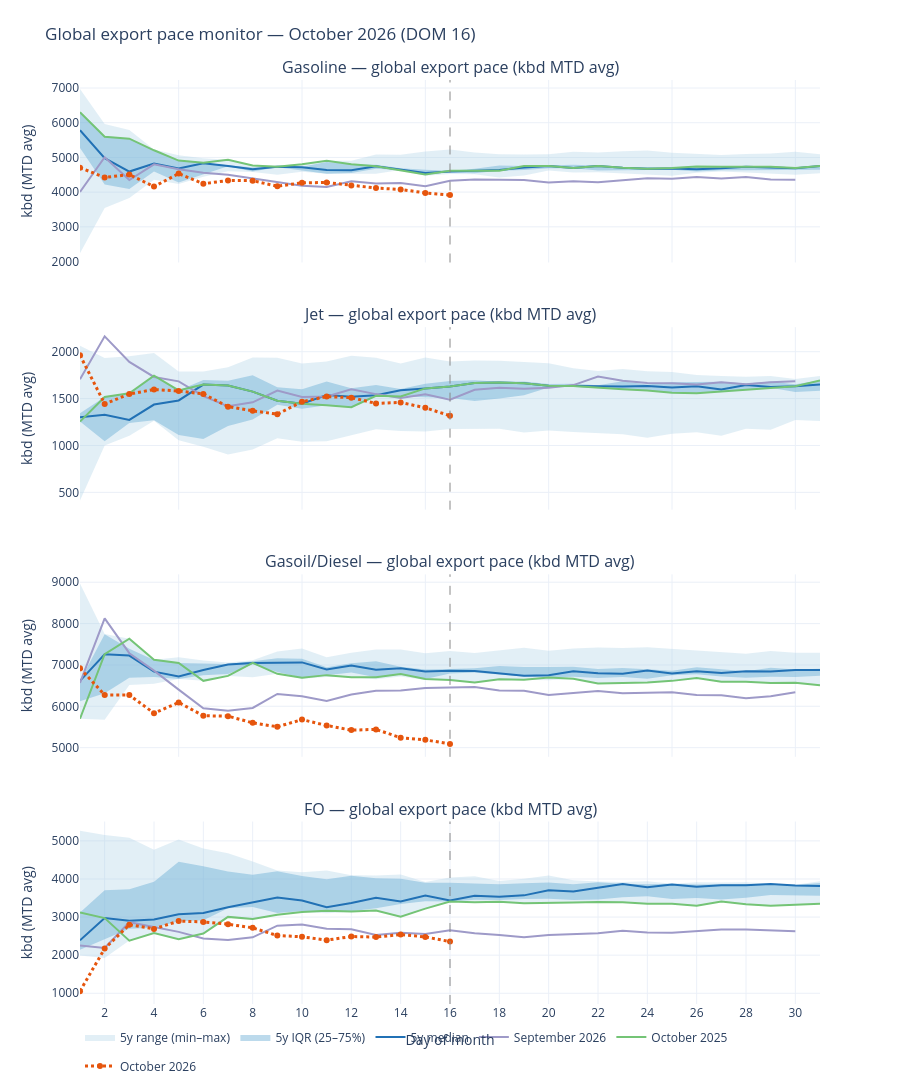

Source (notebook cell):
### Code cell
# MTD average export rate (kbd) — run-rate view
PACE_AVG_PACE_FIG = make_global_pace_panel(PACE_RESULTS, PACE_PRODUCTS, mode="avg")

### Figure 1 — Plotly figure (JSON) as saved in the notebook; plotly's stock layout.template omitted (floating-point values rounded to 4 significant figures)
{"data": [{"hoverinfo": "skip", "line": {"width": 0}, "showlegend": false, "type": "scatter", "x": [1, 2, 3, 4, 5, 6, 7, 8, 9, 10, 11, 12, 13, 14, 15, 16, 17, 18, 19, 20, 21, 22, 23, 24, 25, 26, 27, 28, 29, 30, 31], "xaxis": "x", "y": [6968.0, 5964.0, 5792.0, 5225.0, 5063.0, 4978.0, 4930.0, 4767.0, 4764.0, 4803.0, 4905.0, 4902.0, 5082.0, 5076.0, 5169.0, 5231.0, 5145.0, 5092.0, 5083.0, 5093.0, 5163.0, 5142.0, 5176.0, 5196.0, 5136.0, 5106.0, 5068.0, 5100.0, 5116.0, 5161.0, 5093.0], "yaxis": "y"}, {"fill": "tonexty", "fillcolor": "rgba(158,202,225,0.30)", "hoverinfo": "skip", "legendgroup": "band", "line": {"width": 0}, "name": "5y range (min–max)", "showlegend": true, "type": "scatter", "x": [1, 2, 3, 4, 5, 6, 7, 8, 9, 10, 11, 12, 13, 14, 15, 16, 17, 18, 19, 20, 21, 22, 23, 24, 25, 26, 27, 28, 29, 30, 31], "xaxis": "x", "y": [2235.0, 3544.0, 3830.0, 4358.0, 4237.0, 4439.0, 4600.0, 4583.0, 4502.0, 4590.0, 4526.0, 4537.0, 4530.0, 4636.0, 4475.0, 4523.0, 4512.0, 4418.0, 4478.0, 4623.0, 4569.0, 4572.0, 4542.0, 4492.0, 4470.0, 4561.0, 4595.0, 4564.0, 4525.0, 4503.0, 4546.0], "yaxis": "y"}, {"hoverinfo": "skip", "line": {"width": 0}, "showlegend": false, "type": "scatter", "x": [1, 2, 3, 4, 5, 6, 7, 8, 9, 10, 11, 12, 13, 14, 15, 16, 17, 18, 19, 20, 21, 22, 23, 24, 25, 26, 27, 28, 29, 30, 31], "xaxis": "x", "y": [6300.0, 5596.0, 5541.0, 5206.0, 4908.0, 4844.0, 4784.0, 4712.0, 4763.0, 4732.0, 4868.0, 4805.0, 4789.0, 4689.0, 4646.0, 4613.0, 4672.0, 4771.0, 4754.0, 4770.0, 4788.0, 4765.0, 4713.0, 4720.0, 4697.0, 4739.0, 4732.0, 4742.0, 4734.0, 4696.0, 4753.0], "yaxis": "y"}, {"fill": "tonexty", "fillcolor": "rgba(107,174,214,0.45)", "hoverinfo": "skip", "legendgroup": "iqr", "line": {"width": 0}, "name": "5y IQR (25–75%)", "showlegend": true, "type": "scatter", "x": [1, 2, 3, 4, 5, 6, 7, 8, 9, 10, 11, 12, 13, 14, 15, 16, 17, 18, 19, 20, 21, 22, 23, 24, 25, 26, 27, 28, 29, 30, 31], "xaxis": "x", "y": [5269.0, 4221.0, 4092.0, 4597.0, 4275.0, 4519.0, 4742.0, 4596.0, 4718.0, 4621.0, 4527.0, 4548.0, 4676.0, 4637.0, 4507.0, 4564.0, 4544.0, 4619.0, 4636.0, 4687.0, 4690.0, 4621.0, 4633.0, 4641.0, 4648.0, 4598.0, 4632.0, 4628.0, 4634.0, 4646.0, 4642.0], "yaxis": "y"}, {"legendgroup": "med", "line": {"color": "#2171b5", "width": 2}, "name": "5y median", "showlegend": true, "type": "scatter", "x": [1, 2, 3, 4, 5, 6, 7, 8, 9, 10, 11, 12, 13, 14, 15, 16, 17, 18, 19, 20, 21, 22, 23, 24, 25, 26, 27, 28, 29, 30, 31], "xaxis": "x", "y": [5784.0, 4977.0, 4592.0, 4823.0, 4684.0, 4833.0, 4750.0, 4661.0, 4732.0, 4715.0, 4635.0, 4632.0, 4747.0, 4643.0, 4549.0, 4595.0, 4616.0, 4634.0, 4713.0, 4751.0, 4695.0, 4756.0, 4705.0, 4673.0, 4682.0, 4660.0, 4685.0, 4731.0, 4707.0, 4689.0, 4752.0], "yaxis": "y"}, {"legendgroup": "prior", "line": {"color": "#9e9ac8", "width": 2}, "name": "September 2026", "showlegend": true, "type": "scatter", "x": [1, 2, 3, 4, 5, 6, 7, 8, 9, 10, 11, 12, 13, 14, 15, 16, 17, 18, 19, 20, 21, 22, 23, 24, 25, 26, 27, 28, 29, 30], "xaxis": "x", "y": [4004.0, 5005.0, 4348.0, 4802.0, 4656.0, 4557.0, 4502.0, 4391.0, 4299.0, 4185.0, 4146.0, 4310.0, 4247.0, 4259.0, 4168.0, 4325.0, 4363.0, 4348.0, 4352.0, 4277.0, 4312.0, 4283.0, 4348.0, 4403.0, 4387.0, 4437.0, 4392.0, 4438.0, 4365.0, 4360.0], "yaxis": "y"}, {"legendgroup": "ly", "line": {"color": "#74c476", "width": 2}, "name": "October 2025", "showlegend": true, "type": "scatter", "x": [1, 2, 3, 4, 5, 6, 7, 8, 9, 10, 11, 12, 13, 14, 15, 16, 17, 18, 19, 20, 21, 22, 23, 24, 25, 26, 27, 28, 29, 30, 31], "xaxis": "x", "y": [6300.0, 5596.0, 5541.0, 5206.0, 4908.0, 4844.0, 4930.0, 4767.0, 4732.0, 4803.0, 4905.0, 4805.0, 4747.0, 4636.0, 4507.0, 4613.0, 4616.0, 4619.0, 4754.0, 4751.0, 4695.0, 4756.0, 4705.0, 4673.0, 4697.0, 4739.0, 4732.0, 4731.0, 4734.0, 4696.0, 4752.0], "yaxis": "y"}, {"legendgroup": "cur", "line": {"color": "#e6550d", "dash": "dot", "width": 3}, "name": "October 2026", "showlegend": true, "type": "scatter", "x": [1, 2, 3, 4, 5, 6, 7, 8, 9, 10, 11, 12, 13, 14, 15, 16], "xaxis": "x", "y": [4703.0, 4423.0, 4505.0, 4159.0, 4533.0, 4242.0, 4334.0, 4331.0, 4169.0, 4268.0, 4279.0, 4191.0, 4118.0, 4077.0, 3978.0, 3918.0], "yaxis": "y"}, {"hoverinfo": "skip", "line": {"width": 0}, "showlegend": false, "type": "scatter", "x": [1, 2, 3, 4, 5, 6, 7, 8, 9, 10, 11, 12, 13, 14, 15, 16, 17, 18, 19, 20, 21, 22, 23, 24, 25, 26, 27, 28, 29, 30, 31], "xaxis": "x2", "y": [2065.0, 1934.0, 1952.0, 1985.0, 1790.0, 1790.0, 1833.0, 1937.0, 1935.0, 1873.0, 1896.0, 1958.0, 1936.0, 1875.0, 1938.0, 1895.0, 1906.0, 1904.0, 1889.0, 1878.0, 1824.0, 1795.0, 1816.0, 1791.0, 1784.0, 1752.0, 1741.0, 1733.0, 1740.0, 1709.0, 1740.0], "yaxis": "y2"}, {"fill": "tonexty", "fillcolor": "rgba(158,202,225,0.30)", "hoverinfo": "skip", "legendgroup": "band", "line": {"width": 0}, "name": "5y range (min–max)", "showlegend": false, "type": "scatter", "x": [1, 2, 3, 4, 5, 6, 7, 8, 9, 10, 11, 12, 13, 14, 15, 16, 17, 18, 19, 20, 21, 22, 23, 24, 25, 26, 27, 28, 29, 30, 31], "xaxis": "x2", "y": [413.3, 998.9, 1104.0, 1264.0, 1056.0, 985.8, 904.5, 958.7, 1078.0, 1039.0, 1046.0, 1106.0, 1173.0, 1156.0, 1149.0, 1177.0, 1178.0, 1179.0, 1140.0, 1161.0, 1143.0, 1128.0, 1119.0, 1082.0, 1126.0, 1141.0, 1103.0, 1178.0, 1168.0, 1273.0, 1261.0], "yaxis": "y2"}, {"hoverinfo": "skip", "line": {"width": 0}, "showlegend": false, "type": "scatter", "x": [1, 2, 3, 4, 5, 6, 7, 8, 9, 10, 11, 12, 13, 14, 15, 16, 17, 18, 19, 20, 21, 22, 23, 24, 25, 26, 27, 28, 29, 30, 31], "xaxis": "x2", "y": [1345.0, 1517.0, 1556.0, 1745.0, 1587.0, 1697.0, 1691.0, 1750.0, 1622.0, 1599.0, 1684.0, 1610.0, 1645.0, 1602.0, 1659.0, 1689.0, 1697.0, 1681.0, 1681.0, 1655.0, 1657.0, 1642.0, 1685.0, 1650.0, 1673.0, 1679.0, 1678.0, 1661.0, 1682.0, 1653.0, 1692.0], "yaxis": "y2"}, {"fill": "tonexty", "fillcolor": "rgba(107,174,214,0.45)", "hoverinfo": "skip", "legendgroup": "iqr", "line": {"width": 0}, "name": "5y IQR (25–75%)", "showlegend": false, "type": "scatter", "x": [1, 2, 3, 4, 5, 6, 7, 8, 9, 10, 11, 12, 13, 14, 15, 16, 17, 18, 19, 20, 21, 22, 23, 24, 25, 26, 27, 28, 29, 30, 31], "xaxis": "x2", "y": [1255.0, 1046.0, 1239.0, 1269.0, 1112.0, 1070.0, 1208.0, 1278.0, 1434.0, 1392.0, 1429.0, 1408.0, 1530.0, 1522.0, 1518.0, 1508.0, 1473.0, 1500.0, 1537.0, 1619.0, 1626.0, 1615.0, 1600.0, 1587.0, 1562.0, 1557.0, 1574.0, 1598.0, 1615.0, 1570.0, 1584.0], "yaxis": "y2"}, {"legendgroup": "med", "line": {"color": "#2171b5", "width": 2}, "name": "5y median", "showlegend": false, "type": "scatter", "x": [1, 2, 3, 4, 5, 6, 7, 8, 9, 10, 11, 12, 13, 14, 15, 16, 17, 18, 19, 20, 21, 22, 23, 24, 25, 26, 27, 28, 29, 30, 31], "xaxis": "x2", "y": [1300.0, 1328.0, 1273.0, 1437.0, 1480.0, 1649.0, 1640.0, 1574.0, 1477.0, 1446.0, 1537.0, 1521.0, 1535.0, 1589.0, 1609.0, 1630.0, 1667.0, 1673.0, 1665.0, 1638.0, 1635.0, 1634.0, 1628.0, 1636.0, 1618.0, 1631.0, 1597.0, 1645.0, 1624.0, 1632.0, 1649.0], "yaxis": "y2"}, {"legendgroup": "prior", "line": {"color": "#9e9ac8", "width": 2}, "name": "September 2026", "showlegend": false, "type": "scatter", "x": [1, 2, 3, 4, 5, 6, 7, 8, 9, 10, 11, 12, 13, 14, 15, 16, 17, 18, 19, 20, 21, 22, 23, 24, 25, 26, 27, 28, 29, 30], "xaxis": "x2", "y": [1707.0, 2164.0, 1891.0, 1731.0, 1684.0, 1527.0, 1418.0, 1461.0, 1587.0, 1517.0, 1524.0, 1599.0, 1548.0, 1506.0, 1547.0, 1489.0, 1594.0, 1616.0, 1606.0, 1616.0, 1644.0, 1736.0, 1690.0, 1667.0, 1664.0, 1650.0, 1673.0, 1653.0, 1675.0, 1685.0], "yaxis": "y2"}, {"legendgroup": "ly", "line": {"color": "#74c476", "width": 2}, "name": "October 2025", "showlegend": false, "type": "scatter", "x": [1, 2, 3, 4, 5, 6, 7, 8, 9, 10, 11, 12, 13, 14, 15, 16, 17, 18, 19, 20, 21, 22, 23, 24, 25, 26, 27, 28, 29, 30, 31], "xaxis": "x2", "y": [1255.0, 1517.0, 1556.0, 1745.0, 1587.0, 1649.0, 1640.0, 1574.0, 1477.0, 1446.0, 1429.0, 1408.0, 1530.0, 1522.0, 1609.0, 1630.0, 1667.0, 1673.0, 1665.0, 1638.0, 1635.0, 1615.0, 1600.0, 1587.0, 1562.0, 1557.0, 1574.0, 1598.0, 1615.0, 1632.0, 1692.0], "yaxis": "y2"}, {"legendgroup": "cur", "line": {"color": "#e6550d", "dash": "dot", "width": 3}, "name": "October 2026", "showlegend": false, "type": "scatter", "x": [1, 2, 3, 4, 5, 6, 7, 8, 9, 10, 11, 12, 13, 14, 15, 16], "xaxis": "x2", "y": [1963.0, 1443.0, 1549.0, 1596.0, 1581.0, 1550.0, 1414.0, 1370.0, 1334.0, 1467.0, 1522.0, 1510.0, 1449.0, 1459.0, 1402.0, 1317.0], "yaxis": "y2"}, {"hoverinfo": "skip", "line": {"width": 0}, "showlegend": false, "type": "scatter", "x": [1, 2, 3, 4, 5, 6, 7, 8, 9, 10, 11, 12, 13, 14, 15, 16, 17, 18, 19, 20, 21, 22, 23, 24, 25, 26, 27, 28, 29, 30, 31], "xaxis": "x3", "y": [8970.0, 7749.0, 7635.0, 7127.0, 7184.0, 7106.0, 7058.0, 7115.0, 7328.0, 7401.0, 7188.0, 7298.0, 7375.0, 7373.0, 7283.0, 7337.0, 7289.0, 7350.0, 7413.0, 7341.0, 7400.0, 7424.0, 7412.0, 7428.0, 7392.0, 7348.0, 7317.0, 7270.0, 7336.0, 7295.0, 7297.0], "yaxis": "y3"}, {"fill": "tonexty", "fillcolor": "rgba(158,202,225,0.30)", "hoverinfo": "skip", "legendgroup": "band", "line": {"width": 0}, "name": "5y range (min–max)", "showlegend": false, "type": "scatter", "x": [1, 2, 3, 4, 5, 6, 7, 8, 9, 10, 11, 12, 13, 14, 15, 16, 17, 18, 19, 20, 21, 22, 23, 24, 25, 26, 27, 28, 29, 30, 31], "xaxis": "x3", "y": [5699.0, 5673.0, 6515.0, 6544.0, 6660.0, 6616.0, 6736.0, 6704.0, 6785.0, 6669.0, 6711.0, 6700.0, 6652.0, 6721.0, 6636.0, 6637.0, 6574.0, 6654.0, 6644.0, 6629.0, 6667.0, 6551.0, 6565.0, 6577.0, 6615.0, 6687.0, 6596.0, 6594.0, 6562.0, 6568.0, 6507.0], "yaxis": "y3"}, {"hoverinfo": "skip", "line": {"width": 0}, "showlegend": false, "type": "scatter", "x": [1, 2, 3, 4, 5, 6, 7, 8, 9, 10, 11, 12, 13, 14, 15, 16, 17, 18, 19, 20, 21, 22, 23, 24, 25, 26, 27, 28, 29, 30, 31], "xaxis": "x3", "y": [6618.0, 7740.0, 7390.0, 7117.0, 7049.0, 7031.0, 7022.0, 7087.0, 7160.0, 7151.0, 6943.0, 7043.0, 7092.0, 6954.0, 6890.0, 6905.0, 6922.0, 6976.0, 6951.0, 6950.0, 6958.0, 6903.0, 6929.0, 6895.0, 6861.0, 6947.0, 6902.0, 6849.0, 6934.0, 6888.0, 6908.0], "yaxis": "y3"}, {"fill": "tonexty", "fillcolor": "rgba(107,174,214,0.45)", "hoverinfo": "skip", "legendgroup": "iqr", "line": {"width": 0}, "name": "5y IQR (25–75%)", "showlegend": false, "type": "scatter", "x": [1, 2, 3, 4, 5, 6, 7, 8, 9, 10, 11, 12, 13, 14, 15, 16, 17, 18, 19, 20, 21, 22, 23, 24, 25, 26, 27, 28, 29, 30, 31], "xaxis": "x3", "y": [6121.0, 6317.0, 6688.0, 6710.0, 6660.0, 6750.0, 6784.0, 7015.0, 6832.0, 6689.0, 6754.0, 6816.0, 6705.0, 6781.0, 6660.0, 6796.0, 6815.0, 6759.0, 6721.0, 6695.0, 6714.0, 6686.0, 6707.0, 6669.0, 6753.0, 6775.0, 6719.0, 6688.0, 6713.0, 6711.0, 6739.0], "yaxis": "y3"}, {"legendgroup": "med", "line": {"color": "#2171b5", "width": 2}, "name": "5y median", "showlegend": false, "type": "scatter", "x": [1, 2, 3, 4, 5, 6, 7, 8, 9, 10, 11, 12, 13, 14, 15, 16, 17, 18, 19, 20, 21, 22, 23, 24, 25, 26, 27, 28, 29, 30, 31], "xaxis": "x3", "y": [6615.0, 7260.0, 7226.0, 6838.0, 6720.0, 6877.0, 7010.0, 7050.0, 7051.0, 7062.0, 6891.0, 6984.0, 6886.0, 6923.0, 6841.0, 6858.0, 6854.0, 6791.0, 6736.0, 6751.0, 6848.0, 6802.0, 6789.0, 6868.0, 6792.0, 6845.0, 6805.0, 6847.0, 6842.0, 6877.0, 6875.0], "yaxis": "y3"}, {"legendgroup": "prior", "line": {"color": "#9e9ac8", "width": 2}, "name": "September 2026", "showlegend": false, "type": "scatter", "x": [1, 2, 3, 4, 5, 6, 7, 8, 9, 10, 11, 12, 13, 14, 15, 16, 17, 18, 19, 20, 21, 22, 23, 24, 25, 26, 27, 28, 29, 30], "xaxis": "x3", "y": [6566.0, 8125.0, 7284.0, 6863.0, 6404.0, 5953.0, 5892.0, 5959.0, 6299.0, 6241.0, 6131.0, 6287.0, 6378.0, 6383.0, 6443.0, 6457.0, 6465.0, 6385.0, 6374.0, 6271.0, 6317.0, 6372.0, 6315.0, 6323.0, 6341.0, 6274.0, 6266.0, 6197.0, 6241.0, 6340.0], "yaxis": "y3"}, {"legendgroup": "ly", "line": {"color": "#74c476", "width": 2}, "name": "October 2025", "showlegend": false, "type": "scatter", "x": [1, 2, 3, 4, 5, 6, 7, 8, 9, 10, 11, 12, 13, 14, 15, 16, 17, 18, 19, 20, 21, 22, 23, 24, 25, 26, 27, 28, 29, 30, 31], "xaxis": "x3", "y": [5699.0, 7260.0, 7635.0, 7127.0, 7049.0, 6616.0, 6736.0, 7050.0, 6785.0, 6689.0, 6754.0, 6700.0, 6705.0, 6781.0, 6660.0, 6637.0, 6574.0, 6654.0, 6644.0, 6695.0, 6667.0, 6551.0, 6565.0, 6577.0, 6615.0, 6687.0, 6596.0, 6594.0, 6562.0, 6568.0, 6507.0], "yaxis": "y3"}, {"legendgroup": "cur", "line": {"color": "#e6550d", "dash": "dot", "width": 3}, "name": "October 2026", "showlegend": false, "type": "scatter", "x": [1, 2, 3, 4, 5, 6, 7, 8, 9, 10, 11, 12, 13, 14, 15, 16], "xaxis": "x3", "y": [6920.0, 6274.0, 6273.0, 5834.0, 6092.0, 5772.0, 5762.0, 5600.0, 5505.0, 5679.0, 5536.0, 5424.0, 5442.0, 5241.0, 5189.0, 5090.0], "yaxis": "y3"}, {"hoverinfo": "skip", "line": {"width": 0}, "showlegend": false, "type": "scatter", "x": [1, 2, 3, 4, 5, 6, 7, 8, 9, 10, 11, 12, 13, 14, 15, 16, 17, 18, 19, 20, 21, 22, 23, 24, 25, 26, 27, 28, 29, 30, 31], "xaxis": "x4", "y": [5269.0, 5155.0, 5081.0, 4765.0, 5039.0, 4802.0, 4673.0, 4462.0, 4224.0, 4179.0, 4221.0, 4101.0, 4093.0, 4121.0, 3918.0, 4038.0, 4071.0, 3944.0, 4009.0, 4094.0, 3968.0, 3932.0, 3922.0, 3940.0, 3876.0, 3914.0, 3910.0, 3913.0, 3876.0, 3846.0, 3937.0], "yaxis": "y4"}, {"fill": "tonexty", "fillcolor": "rgba(158,202,225,0.30)", "hoverinfo": "skip", "legendgroup": "band", "line": {"width": 0}, "name": "5y range (min–max)", "showlegend": false, "type": "scatter", "x": [1, 2, 3, 4, 5, 6, 7, 8, 9, 10, 11, 12, 13, 14, 15, 16, 17, 18, 19, 20, 21, 22, 23, 24, 25, 26, 27, 28, 29, 30, 31], "xaxis": "x4", "y": [1994.0, 1924.0, 2382.0, 2580.0, 2422.0, 2569.0, 3005.0, 2948.0, 3061.0, 3135.0, 3101.0, 3144.0, 3170.0, 3011.0, 3222.0, 3397.0, 3392.0, 3402.0, 3361.0, 3364.0, 3384.0, 3397.0, 3390.0, 3348.0, 3350.0, 3297.0, 3409.0, 3338.0, 3299.0, 3325.0, 3350.0], "yaxis": "y4"}, {"hoverinfo": "skip", "line": {"width": 0}, "showlegend": false, "type": "scatter", "x": [1, 2, 3, 4, 5, 6, 7, 8, 9, 10, 11, 12, 13, 14, 15, 16, 17, 18, 19, 20, 21, 22, 23, 24, 25, 26, 27, 28, 29, 30, 31], "xaxis": "x4", "y": [3122.0, 3705.0, 3732.0, 3928.0, 4450.0, 4337.0, 4199.0, 4110.0, 4205.0, 4077.0, 3993.0, 4084.0, 4021.0, 4003.0, 3904.0, 3903.0, 3881.0, 3861.0, 3891.0, 3909.0, 3864.0, 3916.0, 3878.0, 3862.0, 3875.0, 3853.0, 3861.0, 3868.0, 3869.0, 3839.0, 3893.0], "yaxis": "y4"}, {"fill": "tonexty", "fillcolor": "rgba(107,174,214,0.45)", "hoverinfo": "skip", "legendgroup": "iqr", "line": {"width": 0}, "name": "5y IQR (25–75%)", "showlegend": false, "type": "scatter", "x": [1, 2, 3, 4, 5, 6, 7, 8, 9, 10, 11, 12, 13, 14, 15, 16, 17, 18, 19, 20, 21, 22, 23, 24, 25, 26, 27, 28, 29, 30, 31], "xaxis": "x4", "y": [2140.0, 2415.0, 2692.0, 2722.0, 2888.0, 2916.0, 3234.0, 3262.0, 3110.0, 3159.0, 3166.0, 3154.0, 3229.0, 3341.0, 3416.0, 3410.0, 3456.0, 3449.0, 3473.0, 3480.0, 3446.0, 3464.0, 3521.0, 3548.0, 3472.0, 3502.0, 3459.0, 3505.0, 3580.0, 3567.0, 3559.0], "yaxis": "y4"}, {"legendgroup": "med", "line": {"color": "#2171b5", "width": 2}, "name": "5y median", "showlegend": false, "type": "scatter", "x": [1, 2, 3, 4, 5, 6, 7, 8, 9, 10, 11, 12, 13, 14, 15, 16, 17, 18, 19, 20, 21, 22, 23, 24, 25, 26, 27, 28, 29, 30, 31], "xaxis": "x4", "y": [2391.0, 2974.0, 2903.0, 2935.0, 3076.0, 3108.0, 3256.0, 3385.0, 3513.0, 3436.0, 3260.0, 3371.0, 3509.0, 3412.0, 3567.0, 3434.0, 3563.0, 3536.0, 3570.0, 3702.0, 3674.0, 3771.0, 3870.0, 3787.0, 3856.0, 3794.0, 3834.0, 3838.0, 3867.0, 3831.0, 3819.0], "yaxis": "y4"}, {"legendgroup": "prior", "line": {"color": "#9e9ac8", "width": 2}, "name": "September 2026", "showlegend": false, "type": "scatter", "x": [1, 2, 3, 4, 5, 6, 7, 8, 9, 10, 11, 12, 13, 14, 15, 16, 17, 18, 19, 20, 21, 22, 23, 24, 25, 26, 27, 28, 29, 30], "xaxis": "x4", "y": [2257.0, 2187.0, 2865.0, 2745.0, 2611.0, 2437.0, 2397.0, 2468.0, 2774.0, 2807.0, 2696.0, 2681.0, 2530.0, 2591.0, 2555.0, 2652.0, 2577.0, 2527.0, 2473.0, 2529.0, 2562.0, 2576.0, 2640.0, 2596.0, 2591.0, 2643.0, 2677.0, 2673.0, 2648.0, 2631.0], "yaxis": "y4"}, {"legendgroup": "ly", "line": {"color": "#74c476", "width": 2}, "name": "October 2025", "showlegend": false, "type": "scatter", "x": [1, 2, 3, 4, 5, 6, 7, 8, 9, 10, 11, 12, 13, 14, 15, 16, 17, 18, 19, 20, 21, 22, 23, 24, 25, 26, 27, 28, 29, 30, 31], "xaxis": "x4", "y": [3122.0, 2974.0, 2382.0, 2580.0, 2422.0, 2569.0, 3005.0, 2948.0, 3061.0, 3135.0, 3166.0, 3144.0, 3170.0, 3011.0, 3222.0, 3410.0, 3392.0, 3402.0, 3361.0, 3364.0, 3384.0, 3397.0, 3390.0, 3348.0, 3350.0, 3297.0, 3409.0, 3338.0, 3299.0, 3325.0, 3350.0], "yaxis": "y4"}, {"legendgroup": "cur", "line": {"color": "#e6550d", "dash": "dot", "width": 3}, "name": "October 2026", "showlegend": false, "type": "scatter", "x": [1, 2, 3, 4, 5, 6, 7, 8, 9, 10, 11, 12, 13, 14, 15, 16], "xaxis": "x4", "y": [1056.0, 2173.0, 2798.0, 2690.0, 2894.0, 2874.0, 2813.0, 2719.0, 2515.0, 2483.0, 2395.0, 2490.0, 2476.0, 2540.0, 2480.0, 2356.0], "yaxis": "y4"}], "layout": {"annotations": [{"font": {"size": 16}, "showarrow": false, "text": "Gasoline — global export pace (kbd MTD avg)", "x": 0.5, "xanchor": "center", "xref": "paper", "y": 1, "yanchor": "bottom", "yref": "paper"}, {"font": {"size": 16}, "showarrow": false, "text": "Jet — global export pace (kbd MTD avg)", "x": 0.5, "xanchor": "center", "xref": "paper", "y": 0.7325, "yanchor": "bottom", "yref": "paper"}, {"font": {"size": 16}, "showarrow": false, "text": "Gasoil/Diesel — global export pace (kbd MTD avg)", "x": 0.5, "xanchor": "center", "xref": "paper", "y": 0.465, "yanchor": "bottom", "yref": "paper"}, {"font": {"size": 16}, "showarrow": false, "text": "FO — global export pace (kbd MTD avg)", "x": 0.5, "xanchor": "center", "xref": "paper", "y": 0.1975, "yanchor": "bottom", "yref": "paper"}], "height": 1120, "legend": {"orientation": "h", "y": -0.02}, "margin": {"b": 60, "t": 80}, "shapes": [{"line": {"color": "#888", "dash": "dash", "width": 1}, "type": "line", "x0": 16, "x1": 16, "xref": "x", "y0": 0, "y1": 1, "yref": "y domain"}, {"line": {"color": "#888", "dash": "dash", "width": 1}, "type": "line", "x0": 16, "x1": 16, "xref": "x2", "y0": 0, "y1": 1, "yref": "y2 domain"}, {"line": {"color": "#888", "dash": "dash", "width": 1}, "type": "line", "x0": 16, "x1": 16, "xref": "x3", "y0": 0, "y1": 1, "yref": "y3 domain"}, {"line": {"color": "#888", "dash": "dash", "width": 1}, "type": "line", "x0": 16, "x1": 16, "xref": "x4", "y0": 0, "y1": 1, "yref": "y4 domain"}], "title": {"text": "Global export pace monitor — October 2026 (DOM 16)"}, "xaxis": {"anchor": "y", "domain": [0, 1], "matches": "x4", "showticklabels": false}, "xaxis2": {"anchor": "y2", "domain": [0, 1], "matches": "x4", "showticklabels": false}, "xaxis3": {"anchor": "y3", "domain": [0, 1], "matches": "x4", "showticklabels": false}, "xaxis4": {"anchor": "y4", "domain": [0, 1], "dtick": 2, "range": [1, 31], "title": {"text": "Day of month"}}, "yaxis": {"anchor": "x", "domain": [0.8025, 1], "title": {"text": "kbd (MTD avg)"}}, "yaxis2": {"anchor": "x2", "domain": [0.535, 0.7325], "title": {"text": "kbd (MTD avg)"}}, "yaxis3": {"anchor": "x3", "domain": [0.2675, 0.465], "title": {"text": "kbd (MTD avg)"}}, "yaxis4": {"anchor": "x4", "domain": [0, 0.1975], "title": {"text": "kbd (MTD avg)"}}}}
